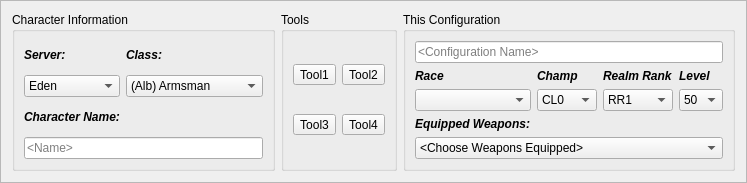
           <widget class="QFrame" name="frame_4">
            <property name="frameShape">
             <enum>QFrame::StyledPanel</enum>
            </property>
            <property name="frameShadow">
             <enum>QFrame::Raised</enum>
            </property>
            <layout class="QHBoxLayout" name="horizontalLayout_3" stretch="30,20,50">
             <item>
              <widget class="QGroupBox" name="groupBox_2">
               <property name="title">
                <string>Character Information</string>
               </property>
               <layout class="QGridLayout" name="gridLayout_2" rowstretch="0,0,0,0">
                <item row="1" column="1">
                 <widget class="QComboBox" name="classComboBox">
                  <item>
                   <property name="text">
                    <string>(Alb) Armsman</string>
                   </property>
                  </item>
                  <item>
                   <property name="text">
                    <string>(Alb) Cabalist</string>
                   </property>
                  </item>
                  <item>
                   <property name="text">
                    <string>(Alb) Cleric</string>
                   </property>
                  </item>
                  <item>
                   <property name="text">
                    <string>(Alb) Friar</string>
                   </property>
                  </item>
                  <item>
                   <property name="text">
                    <string>(Alb) Heretic</string>
                   </property>
                  </item>
                  <item>
                   <property name="text">
                    <string>(Alb) Infiltrator</string>
                   </property>
                  </item>
                  <item>
                   <property name="text">
                    <string>(Alb) Mercenary</string>
                   </property>
                  </item>
                  <item>
                   <property name="text">
                    <string>(Alb) Minstrel</string>
                   </property>
                  </item>
                  <item>
                   <property name="text">
                    <string>(Alb) Necromancer</string>
                   </property>
                  </item>
                  <item>
                   <property name="text">
                    <string>(Alb) Paladin</string>
                   </property>
                  </item>
                  <item>
                   <property name="text">
                    <string>(Alb) Reaver</string>
                   </property>
                  </item>
                  <item>
                   <property name="text">
                    <string>(Alb) Scout</string>
                   </property>
                  </item>
                  <item>
                   <property name="text">
                    <string>(Alb) Sorcerer</string>
                   </property>
                  </item>
                  <item>
                   <property name="text">
                    <string>(Alb) Theurgist</string>
                   </property>
                  </item>
                  <item>
                   <property name="text">
                    <string>(Alb) Wizard</string>
                   </property>
                  </item>
                  <item>
                   <property name="text">
                    <string>(Hib) Animist</string>
                   </property>
                  </item>
                  <item>
                   <property name="text">
                    <string>(Hib) Bainshee</string>
                   </property>
                  </item>
                  <item>
                   <property name="text">
                    <string>(Hib) Bard</string>
                   </property>
                  </item>
                  <item>
                   <property name="text">
                    <string>(Hib) Blademaster</string>
                   </property>
                  </item>
                  <item>
                   <property name="text">
                    <string>(Hib) Champion</string>
                   </property>
                  </item>
                  <item>
                   <property name="text">
                    <string>(Hib) Druid</string>
                   </property>
                  </item>
                  <item>
                   <property name="text">
                    <string>(Hib) Eldritch</string>
                   </property>
                  </item>
                  <item>
                   <property name="text">
                    <string>(Hib) Enchanter</string>
                   </property>
                  </item>
                  <item>
                   <property name="text">
                    <string>(Hib) Hero</string>
                   </property>
                  </item>
                  <item>
                   <property name="text">
                    <string>(Hib) Mentalist</string>
                   </property>
                  </item>
                  <item>
                   <property name="text">
                    <string>(Hib) Nightshade</string>
                   </property>
                  </item>
                  <item>
                   <property name="text">
                    <string>(Hib) Ranger</string>
                   </property>
                  </item>
                  <item>
                   <property name="text">
                    <string>(Hib) Valewalker</string>
                   </property>
                  </item>
                  <item>
                   <property name="text">
                    <string>(Hib) Warden</string>
                   </property>
                  </item>
                  <item>
                   <property name="text">
                    <string>(Mid) Berserker</string>
                   </property>
                  </item>
                  <item>
                   <property name="text">
                    <string>(Mid) Bonedancer</string>
                   </property>
                  </item>
                  <item>
                   <property name="text">
                    <string>(Mid) Healer</string>
                   </property>
                  </item>
                  <item>
                   <property name="text">
                    <string>(Mid) Hunter</string>
                   </property>
                  </item>
                  <item>
                   <property name="text">
                    <string>(Mid) Runemaster</string>
                   </property>
                  </item>
                  <item>
                   <property name="text">
                    <string>(Mid) Savage</string>
                   </property>
                  </item>
                  <item>
                   <property name="text">
                    <string>(Mid) Shadowblade</string>
                   </property>
                  </item>
                  <item>
                   <property name="text">
                    <string>(Mid) Shaman</string>
                   </property>
                  </item>
                  <item>
                   <property name="text">
                    <string>(Mid) Skald</string>
                   </property>
                  </item>
                  <item>
                   <property name="text">
                    <string>(Mid) Spiritmaster</string>
                   </property>
                  </item>
                  <item>
                   <property name="text">
                    <string>(Mid) Thane</string>
                   </property>
                  </item>
                  <item>
                   <property name="text">
                    <string>(Mid) Valkyrie</string>
                   </property>
                  </item>
                  <item>
                   <property name="text">
                    <string>(Mid) Warrior</string>
                   </property>
                  </item>
                 </widget>
                </item>
                <item row="1" column="0">
                 <widget class="QComboBox" name="comboBox">
                  <property name="currentText">
                   <string>Eden</string>
                  </property>
                  <item>
                   <property name="text">
                    <string>Eden</string>
                   </property>
                  </item>
                 </widget>
                </item>
                <item row="2" column="0">
                 <widget class="QLabel" name="label_2">
                  <property name="font">
                   <font>
                    <weight>75</weight>
                    <italic>true</italic>
                    <bold>true</bold>
                   </font>
                  </property>
                  <property name="text">
                   <string>Character Name:</string>
                  </property>
                 </widget>
                </item>
                <item row="3" column="0" colspan="2">
                 <widget class="QLineEdit" name="lineEdit">
                  <property name="placeholderText">
                   <string>&lt;Name&gt;</string>
                  </property>
                 </widget>
                </item>
                <item row="0" column="0">
                 <widget class="QLabel" name="label_3">
                  <property name="font">
                   <font>
                    <weight>75</weight>
                    <italic>true</italic>
                    <bold>true</bold>
                   </font>
                  </property>
                  <property name="text">
                   <string>Server:</string>
                  </property>
                 </widget>
                </item>
                <item row="0" column="1">
                 <widget class="QLabel" name="label_4">
                  <property name="font">
                   <font>
                    <weight>75</weight>
                    <italic>true</italic>
                    <bold>true</bold>
                   </font>
                  </property>
                  <property name="text">
                   <string>Class:</string>
                  </property>
                 </widget>
                </item>
               </layout>
              </widget>
             </item>
             <item>
              <widget class="QGroupBox" name="groupBox_4">
               <property name="title">
                <string>Tools</string>
               </property>
               <layout class="QGridLayout" name="gridLayout_3">
                <item row="0" column="0">
                 <widget class="QToolButton" name="toolButton">
                  <property name="text">
                   <string>Tool1</string>
                  </property>
                  <property name="iconSize">
                   <size>
                    <width>16</width>
                    <height>16</height>
                   </size>
                  </property>
                  <property name="popupMode">
                   <enum>QToolButton::DelayedPopup</enum>
                  </property>
                  <property name="toolButtonStyle">
                   <enum>Qt::ToolButtonIconOnly</enum>
                  </property>
                 </widget>
                </item>
                <item row="0" column="1">
                 <widget class="QToolButton" name="toolButton_2">
                  <property name="text">
                   <string>Tool2</string>
                  </property>
                 </widget>
                </item>
                <item row="1" column="0">
                 <widget class="QToolButton" name="toolButton_3">
                  <property name="text">
                   <string>Tool3</string>
                  </property>
                 </widget>
                </item>
                <item row="1" column="1">
                 <widget class="QToolButton" name="toolButton_4">
                  <property name="text">
                   <string>Tool4</string>
                  </property>
                 </widget>
                </item>
               </layout>
              </widget>
             </item>
             <item>
              <widget class="QGroupBox" name="groupBox_3">
               <property name="title">
                <string>This Configuration</string>
               </property>
               <layout class="QGridLayout" name="gridLayout_4">
                <item row="0" column="0" colspan="4">
                 <widget class="QLineEdit" name="lineEdit_2">
                  <property name="text">
                   <string/>
                  </property>
                  <property name="placeholderText">
                   <string>&lt;Configuration Name&gt;</string>
                  </property>
                  <property name="clearButtonEnabled">
                   <bool>false</bool>
                  </property>
                 </widget>
                </item>
                <item row="3" column="1">
                 <widget class="QComboBox" name="comboBox_4">
                  <item>
                   <property name="text">
                    <string>CL0</string>
                   </property>
                  </item>
                  <item>
                   <property name="text">
                    <string>CL1</string>
                   </property>
                  </item>
                  <item>
                   <property name="text">
                    <string>CL2</string>
                   </property>
                  </item>
                  <item>
                   <property name="text">
                    <string>CL3</string>
                   </property>
                  </item>
                  <item>
                   <property name="text">
                    <string>CL4</string>
                   </property>
                  </item>
                  <item>
                   <property name="text">
                    <string>CL5</string>
                   </property>
                  </item>
                  <item>
                   <property name="text">
                    <string>CL6</string>
                   </property>
                  </item>
                  <item>
                   <property name="text">
                    <string>CL7</string>
                   </property>
                  </item>
                  <item>
                   <property name="text">
                    <string>CL8</string>
                   </property>
                  </item>
                  <item>
                   <property name="text">
                    <string>CL9</string>
                   </property>
                  </item>
                  <item>
                   <property name="text">
                    <string>CL10</string>
                   </property>
                  </item>
                  <item>
                   <property name="text">
                    <string>CL11</string>
                   </property>
                  </item>
                  <item>
                   <property name="text">
                    <string>CL12</string>
                   </property>
                  </item>
                  <item>
                   <property name="text">
                    <string>CL13</string>
                   </property>
                  </item>
                  <item>
                   <property name="text">
                    <string>CL14</string>
                   </property>
                  </item>
                  <item>
                   <property name="text">
                    <string>CL15</string>
                   </property>
                  </item>
                 </widget>
                </item>
                <item row="3" column="2">
                 <widget class="QComboBox" name="realmRankComboBox">
                  <item>
                   <property name="text">
                    <string>RR1</string>
                   </property>
                  </item>
                  <item>
                   <property name="text">
                    <string>RR2</string>
                   </property>
                  </item>
                  <item>
                   <property name="text">
                    <string>RR3</string>
                   </property>
                  </item>
                  <item>
                   <property name="text">
                    <string>RR4</string>
                   </property>
                  </item>
                  <item>
                   <property name="text">
                    <string>RR5</string>
                   </property>
                  </item>
                  <item>
                   <property name="text">
                    <string>RR6</string>
                   </property>
                  </item>
                  <item>
                   <property name="text">
                    <string>RR7</string>
                   </property>
                  </item>
                  <item>
                   <property name="text">
                    <string>RR8</string>
                   </property>
                  </item>
                  <item>
                   <property name="text">
                    <string>RR9</string>
                   </property>
                  </item>
                  <item>
                   <property name="text">
                    <string>RR10</string>
                   </property>
                  </item>
                  <item>
                   <property name="text">
                    <string>RR11</string>
                   </property>
                  </item>
                  <item>
                   <property name="text">
                    <string>RR12</string>
                   </property>
                  </item>
                  <item>
                   <property name="text">
                    <string>RR13</string>
                   </property>
                  </item>
                  <item>
                   <property name="text">
                    <string>RR14</string>
                   </property>
                  </item>
                 </widget>
                </item>
                <item row="3" column="3">
                 <widget class="QComboBox" name="comboBox_6">
                  <property name="currentText">
                   <string>50</string>
                  </property>
                  <item>
                   <property name="text">
                    <string>50</string>
                   </property>
                  </item>
                  <item>
                   <property name="text">
                    <string>49</string>
                   </property>
                  </item>
                  <item>
                   <property name="text">
                    <string>48</string>
                   </property>
                  </item>
                  <item>
                   <property name="text">
                    <string>47</string>
                   </property>
                  </item>
                  <item>
                   <property name="text">
                    <string>46</string>
                   </property>
                  </item>
                  <item>
                   <property name="text">
                    <string>45</string>
                   </property>
                  </item>
                  <item>
                   <property name="text">
                    <string>44</string>
                   </property>
                  </item>
                  <item>
                   <property name="text">
                    <string>43</string>
                   </property>
                  </item>
                  <item>
                   <property name="text">
                    <string>42</string>
                   </property>
                  </item>
                  <item>
                   <property name="text">
                    <string>41</string>
                   </property>
                  </item>
                  <item>
                   <property name="text">
                    <string>40</string>
                   </property>
                  </item>
                  <item>
                   <property name="text">
                    <string>39</string>
                   </property>
                  </item>
                  <item>
                   <property name="text">
                    <string>38</string>
                   </property>
                  </item>
                  <item>
                   <property name="text">
                    <string>37</string>
                   </property>
                  </item>
                  <item>
                   <property name="text">
                    <string>36</string>
                   </property>
                  </item>
                  <item>
                   <property name="text">
                    <string>35</string>
                   </property>
                  </item>
                  <item>
                   <property name="text">
                    <string>34</string>
                   </property>
                  </item>
                  <item>
                   <property name="text">
                    <string>33</string>
                   </property>
                  </item>
                  <item>
                   <property name="text">
                    <string>32</string>
                   </property>
                  </item>
                  <item>
                   <property name="text">
                    <string>31</string>
                   </property>
                  </item>
                  <item>
                   <property name="text">
                    <string>30</string>
                   </property>
                  </item>
                  <item>
                   <property name="text">
                    <string>29</string>
                   </property>
                  </item>
                  <item>
                   <property name="text">
                    <string>28</string>
                   </property>
                  </item>
                  <item>
                   <property name="text">
                    <string>27</string>
                   </property>
                  </item>
                  <item>
                   <property name="text">
                    <string>26</string>
                   </property>
                  </item>
                  <item>
                   <property name="text">
                    <string>25</string>
                   </property>
                  </item>
                  <item>
                   <property name="text">
                    <string>24</string>
                   </property>
                  </item>
                  <item>
                   <property name="text">
                    <string>23</string>
                   </property>
                  </item>
                  <item>
                   <property name="text">
                    <string>22</string>
                   </property>
                  </item>
                  <item>
                   <property name="text">
                    <string>21</string>
                   </property>
                  </item>
                  <item>
                   <property name="text">
                    <string>20</string>
                   </property>
                  </item>
                  <item>
                   <property name="text">
                    <string>19</string>
                   </property>
                  </item>
                  <item>
                   <property name="text">
                    <string>18</string>
                   </property>
                  </item>
                  <item>
                   <property name="text">
                    <string>17</string>
                   </property>
                  </item>
                  <item>
                   <property name="text">
                    <string>16</string>
                   </property>
                  </item>
                  <item>
                   <property name="text">
                    <string>15</string>
                   </property>
                  </item>
                  <item>
                   <property name="text">
                    <string>14</string>
                   </property>
                  </item>
                  <item>
                   <property name="text">
                    <string>13</string>
                   </property>
                  </item>
                  <item>
                   <property name="text">
                    <string>12</string>
                   </property>
                  </item>
                  <item>
                   <property name="text">
                    <string>11</string>
                   </property>
                  </item>
                  <item>
                   <property name="text">
                    <string>10</string>
                   </property>
                  </item>
                  <item>
                   <property name="text">
                    <string>9</string>
                   </property>
                  </item>
                  <item>
                   <property name="text">
                    <string>8</string>
                   </property>
                  </item>
                  <item>
                   <property name="text">
                    <string>7</string>
                   </property>
                  </item>
                  <item>
                   <property name="text">
                    <string>6</string>
                   </property>
                  </item>
                  <item>
                   <property name="text">
                    <string>5</string>
                   </property>
                  </item>
                  <item>
                   <property name="text">
                    <string>4</string>
                   </property>
                  </item>
                  <item>
                   <property name="text">
                    <string>3</string>
                   </property>
                  </item>
                  <item>
                   <property name="text">
                    <string>2</string>
                   </property>
                  </item>
                  <item>
                   <property name="text">
                    <string>1</string>
                   </property>
                  </item>
                 </widget>
                </item>
                <item row="3" column="0">
                 <widget class="QComboBox" name="raceComboBox">
                  <property name="frame">
                   <bool>true</bool>
                  </property>
                 </widget>
                </item>
                <item row="2" column="0">
                 <widget class="QLabel" name="label_6">
                  <property name="font">
                   <font>
                    <weight>75</weight>
                    <italic>true</italic>
                    <bold>true</bold>
                   </font>
                  </property>
                  <property name="text">
                   <string>Race</string>
                  </property>
                 </widget>
                </item>
                <item row="2" column="1">
                 <widget class="QLabel" name="label_7">
                  <property name="font">
                   <font>
                    <weight>75</weight>
                    <italic>true</italic>
                    <bold>true</bold>
                   </font>
                  </property>
                  <property name="text">
                   <string>Champ</string>
                  </property>
                 </widget>
                </item>
                <item row="5" column="0" colspan="4">
                 <widget class="QComboBox" name="comboBox_7">
                  <item>
                   <property name="text">
                    <string>&lt;Choose Weapons Equipped&gt;</string>
                   </property>
                  </item>
                  <item>
                   <property name="text">
                    <string>Right and Left Hands</string>
                   </property>
                  </item>
                  <item>
                   <property name="text">
                    <string>Two Handed</string>
                   </property>
                  </item>
                  <item>
                   <property name="text">
                    <string>Ranged / Instrument</string>
                   </property>
                  </item>
                 </widget>
                </item>
                <item row="4" column="0">
                 <widget class="QLabel" name="label_5">
                  <property name="font">
                   <font>
                    <weight>75</weight>
                    <italic>true</italic>
                    <bold>true</bold>
                   </font>
                  </property>
                  <property name="text">
                   <string>Equipped Weapons:</string>
                  </property>
                 </widget>
                </item>
                <item row="2" column="2">
                 <widget class="QLabel" name="label_8">
                  <property name="font">
                   <font>
                    <weight>75</weight>
                    <italic>true</italic>
                    <bold>true</bold>
                   </font>
                  </property>
                  <property name="text">
                   <string>Realm Rank</string>
                  </property>
                 </widget>
                </item>
                <item row="2" column="3">
                 <widget class="QLabel" name="label_9">
                  <property name="font">
                   <font>
                    <weight>75</weight>
                    <italic>true</italic>
                    <bold>true</bold>
                   </font>
                  </property>
                  <property name="text">
                   <string>Level</string>
                  </property>
                 </widget>
                </item>
               </layout>
              </widget>
             </item>
            </layout>
           </widget>
